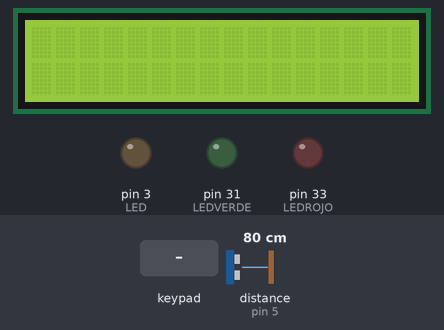
A sketch run on a simulated Arduino Mega 2560, built with avr-gcc and run on an emulated ATmega2560. Shown: 16×2 character LCD, output pins drawn as LEDs (lit = HIGH). Wiring (inferred from the names in the program): ultrasonic range finder: trigger pin 4; echo pin 5. The test bench sets the inputs (shaded band); at power-on: distance to the obstacle (sensor on pin 5) 80 cm. The echo pulse lasts 58.3 µs per cm; pins used as bus, display or sensor lines are not drawn; what the sketch prints to the serial monitor is not drawn.

Above: at 1.2 s.
1.3 s: distance to the obstacle (sensor on pin 5) set to 2 cm
At 2.4 s:
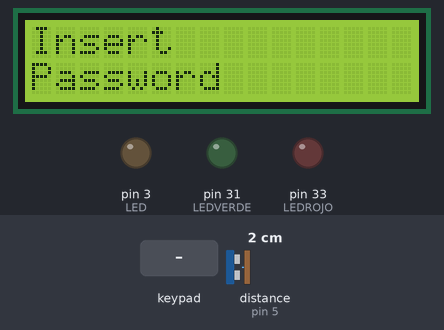
3.6 s: keypad keys 1 2 3 4 pressed 0.4 s apart
At 5.2 s:
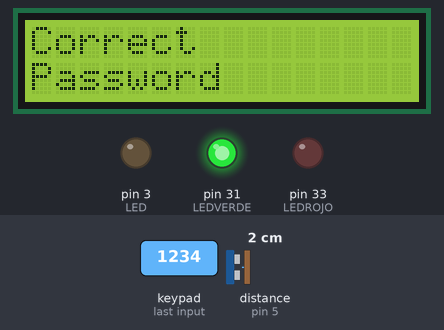
8.2 s: distance to the obstacle (sensor on pin 5) set to 19 cm
11.2 s: distance to the obstacle (sensor on pin 5) set to 24 cm
At 13.2 s:
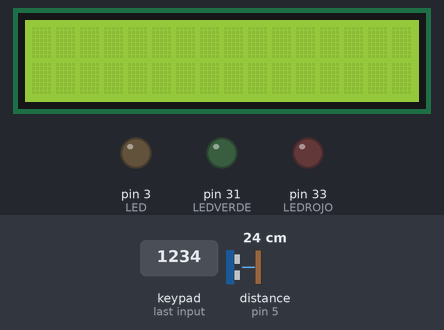
Timing chart, 0 to 14.7 s (numbered marks = the images above; inputs shaded):
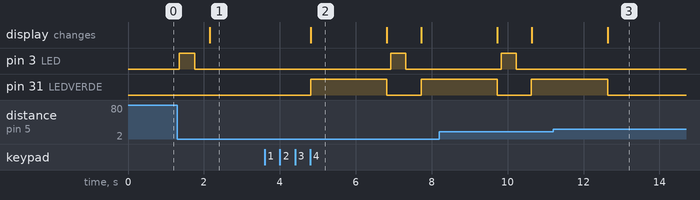

Measured:
- the behaviour switches between 21 and 22 cm on distance to the obstacle (sensor on pin 5) (found by bisection; images 2 and 3)
- after the input at 1.3 s, pin 3 (LED): LOW → HIGH after 0.06 s, → LOW 0.40 s later; the display: changes after 0.86 s (image 1)
- after the input at 3.6 s, pin 3 (LED): LOW → HIGH after 3.3 s, → LOW 0.40 s later; pin 31 (LEDVERDE): LOW → HIGH after 1.2 s, → LOW 2.0 s later, → HIGH 0.90 s later; the display: changes after 1.2 s (image 2)
- after the input at 11.2 s, pin 3 (LED): stays LOW (without the input it goes to HIGH after 1.5 s); pin 31 (LEDVERDE): goes on until 12.6 s, then stays LOW
- what the display in image 2 shows lasts 2.0 s, from 4.8 s to 6.8 s

The sketch:

problema1.ino
```cpp
/*  Sistema de seguridad inteligente  */

#include <LiquidCrystal.h>
#include <Keypad.h>

const byte rowsCount = 4;
const byte columsCount = 4;

char keys[rowsCount][columsCount] = {
   { '1','2','3', 'A' },
   { '4','5','6', 'B' },
   { '7','8','9', 'C' },
   { '#','0','*', 'D' }
};

const byte rowPins[rowsCount] = { 28, 30, 32, 34 };
const byte columnPins[columsCount] = { 36, 38, 40, 42 };

Keypad keypad = Keypad(makeKeymap(keys), rowPins, columnPins, rowsCount, columsCount);

String contrasena = "1234";
String txt = "";

LiquidCrystal lcd(2, 6, 8, 9, 10, 11);

const int Trigger = 4;   //Pin digital 2 para el Trigger del sensor
const int Echo = 5;   //Pin digital 3 para el Echo del sensor
int LED = 3;
int LEDVERDE = 31;
int LEDROJO = 33;

void setup() {
  Serial.begin(9600);
  pinMode(Trigger, OUTPUT);
  pinMode(Echo, INPUT);
  digitalWrite(Trigger, LOW);
  pinMode(LED, OUTPUT);   //pin de salida para el LED que simboliza la grabacion
  pinMode(LEDVERDE, OUTPUT);
  pinMode(LEDROJO, OUTPUT);
  lcd.begin(16, 2); // Establece el numero de columnas y filas del LCD
}

void loop(){
  long t; //tiempo que demora en llegar el eco
  long d; //distancia en centimetros

  digitalWrite(Trigger, HIGH);
  delayMicroseconds(10);          //Enviamos un pulso de 10us
  digitalWrite(Trigger, LOW);

  t = pulseIn(Echo, HIGH); //obtenemos el ancho del pulso
  d = t/59;             //escalamos el tiempo a una distancia en cm

  Serial.print("Distancia: ");
  Serial.print(d);
  Serial.print("cm");
  Serial.println();
  String firstRow = "Insert";
  String secondRow = "Password";

  if(d <= 20){
    // Se activa el sistema de grabacion
    digitalWrite(LED, HIGH);
    delay(400);
    digitalWrite(LED, LOW);
    delay(400);

    lcd.setCursor(0, 0);
    lcd.print(firstRow);
    lcd.setCursor(0, 1);
  	lcd.print(secondRow);

    // Se ingresa la contraseña de 4 caracteres
    char key;
    while(txt.length() != 4){
      key = keypad.getKey();
      if (key)      // Revisamos que sea una tecla valida
        txt += key;
    }
    // Se valida la contraseña
    if (txt == contrasena){
      digitalWrite(LEDVERDE, HIGH);
      firstRow = "Correct";
    }else{
      digitalWrite(LEDROJO, HIGH);
      firstRow = "Incorrect";
    }
    // Se muestra el mensaje correspondiente
    lcd.clear();
    lcd.setCursor(0, 0);
    lcd.print(firstRow);
    lcd.setCursor(0, 1);
    lcd.print(secondRow);
    delay(2000);
    // Se reestable el sistema de autenticacion
    lcd.clear();
    digitalWrite(LEDVERDE, LOW);
    digitalWrite(LEDROJO, LOW);
  }else{
    // Ahorro energetico
    digitalWrite(LED, LOW);
    lcd.clear();
  }

  delay(100);          //Hacemos una pausa de 100ms
}
```
